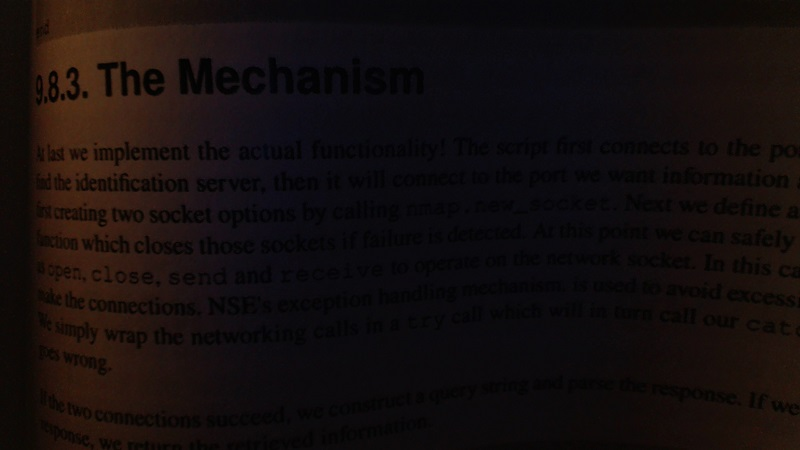
#> input picture Code/bookpage.jpg, 800 x 450 px
$ python 'Adaptive Thresholding.py'
#> lines starting #> are read from the running program, lines starting #| are printed output that depends on the picture; after the words box and inside, x2 and y2 are one past the last pixel; in counts of white or black regions, pixels touching at a corner belong together
import cv2 as cv
import numpy as np
import matplotlib.pyplot as plt

img = cv.imread('bookpage.jpg',0)
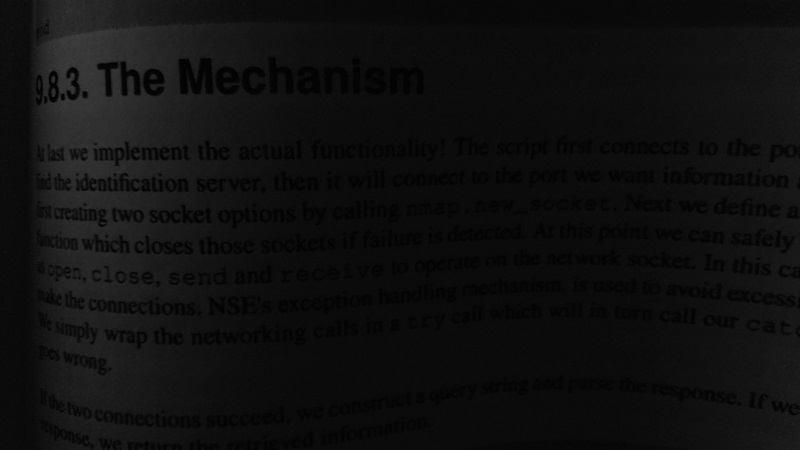
#> img: shape (450, 800); min 0, max 64, mean 15.6

ret,th1 = cv.threshold(img,12,255,cv.THRESH_BINARY)
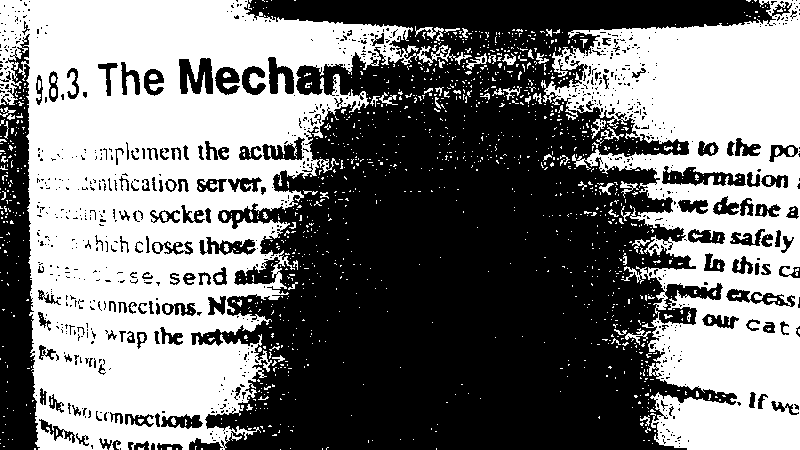
#> th1: shape (450, 800); 47.3% white; 1332 white regions (1245 under 20 px), largest, box (x1, y1, x2, y2) and area: (0, 0, 472, 450) 102492, (541, 0, 800, 450) 60163, (415, 26, 444, 41) 156
th2 = cv.adaptiveThreshold(img,255,cv.ADAPTIVE_THRESH_MEAN_C,cv.THRESH_BINARY,11,1)
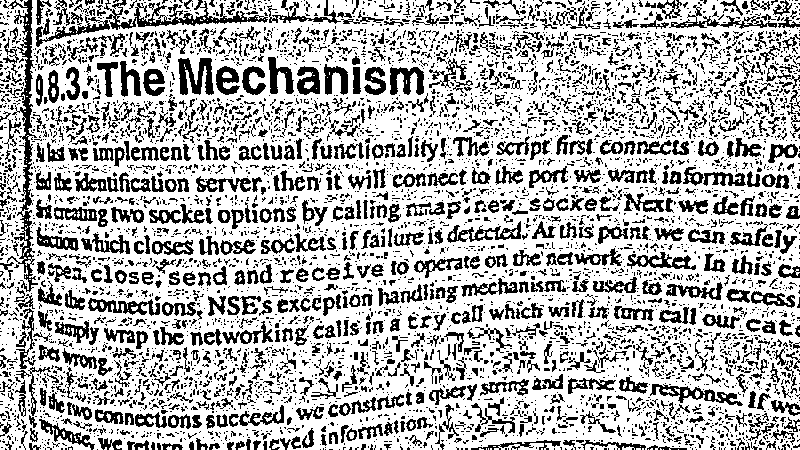
#> th2: shape (450, 800); 70% white; 5557 black regions (4521 under 20 px), largest, box (x1, y1, x2, y2) and area: (3, 0, 38, 292) 2124, (104, 0, 268, 30) 1431, (178, 58, 214, 95) 823
th3 = cv.adaptiveThreshold(img,255,cv.ADAPTIVE_THRESH_GAUSSIAN_C,cv.THRESH_BINARY,11,1)
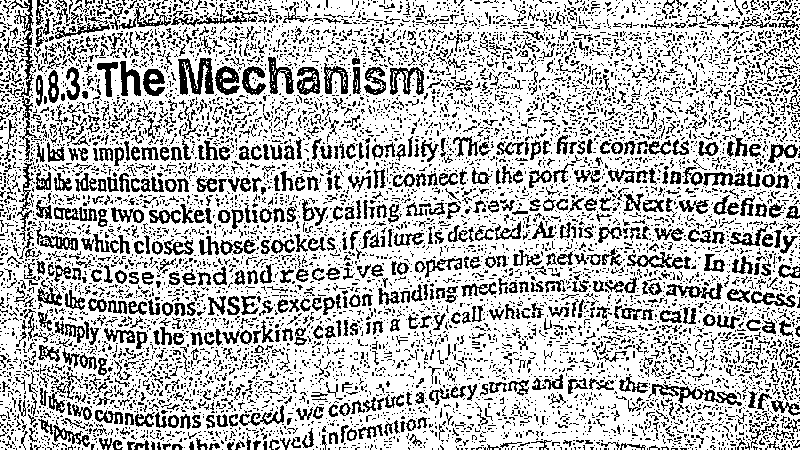
#> th3: shape (450, 800); 72.5% white; black in thin lines or dots

# [4 lines of commented-out code are left out]

title = ['original','threshold1','threshold2','threshold3']
images = [img,th1,th2,th3]

for i in range(4):
    plt.title(title[i])
    plt.subplot(2, 2, i + 1)
    plt.imshow(images[i], 'gray')

plt.show()
cv.waitKey(0)
cv.destroyAllWindows()
